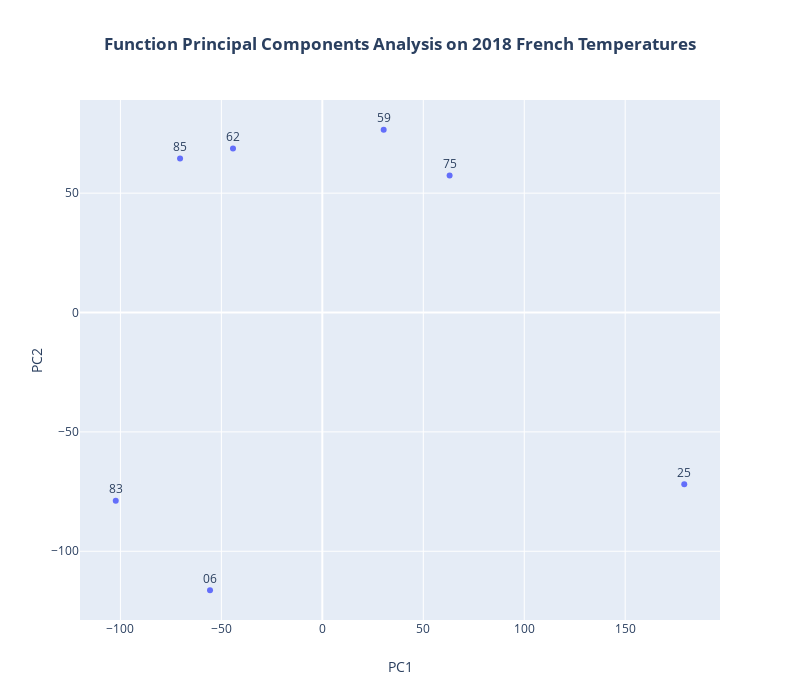

Write notebook code for a chart like this one.
### Code cell
fig = go.Figure(data=go.Scatter(x=fPCA_coef[:, 0], y=fPCA_coef[:, 1], mode='markers+text', text=df.columns))

fig.update_traces(textposition='top center')

fig.update_layout(
    autosize=False,
    width=800,
    height=700,
    title_text='<b>Function Principal Components Analysis on 2018 French Temperatures</b>', title_x=0.5,
    xaxis_title="PC1",
    yaxis_title="PC2",
)
fig.show

### Figure 1 — Plotly figure (JSON) as saved in the notebook; plotly's stock layout.template omitted (floating-point values rounded to 4 significant figures)
{"data": [{"mode": "markers+text", "text": ["06", "25", "59", "62", "83", "85", "75"], "textposition": "top center", "type": "scatter", "x": [-55.63, 179.2, 30.38, -44.25, -102.3, -70.46, 63.03], "y": [-116.3, -71.94, 76.55, 68.73, -78.87, 64.5, 57.35]}], "layout": {"autosize": false, "height": 700, "title": {"text": "<b>Function Principal Components Analysis on 2018 French Temperatures</b>", "x": 0.5}, "width": 800, "xaxis": {"autorange": true, "range": [-120.0, 196.9], "title": {"text": "PC1"}, "type": "linear"}, "yaxis": {"autorange": true, "range": [-128.8, 89.02], "title": {"text": "PC2"}, "type": "linear"}}}
